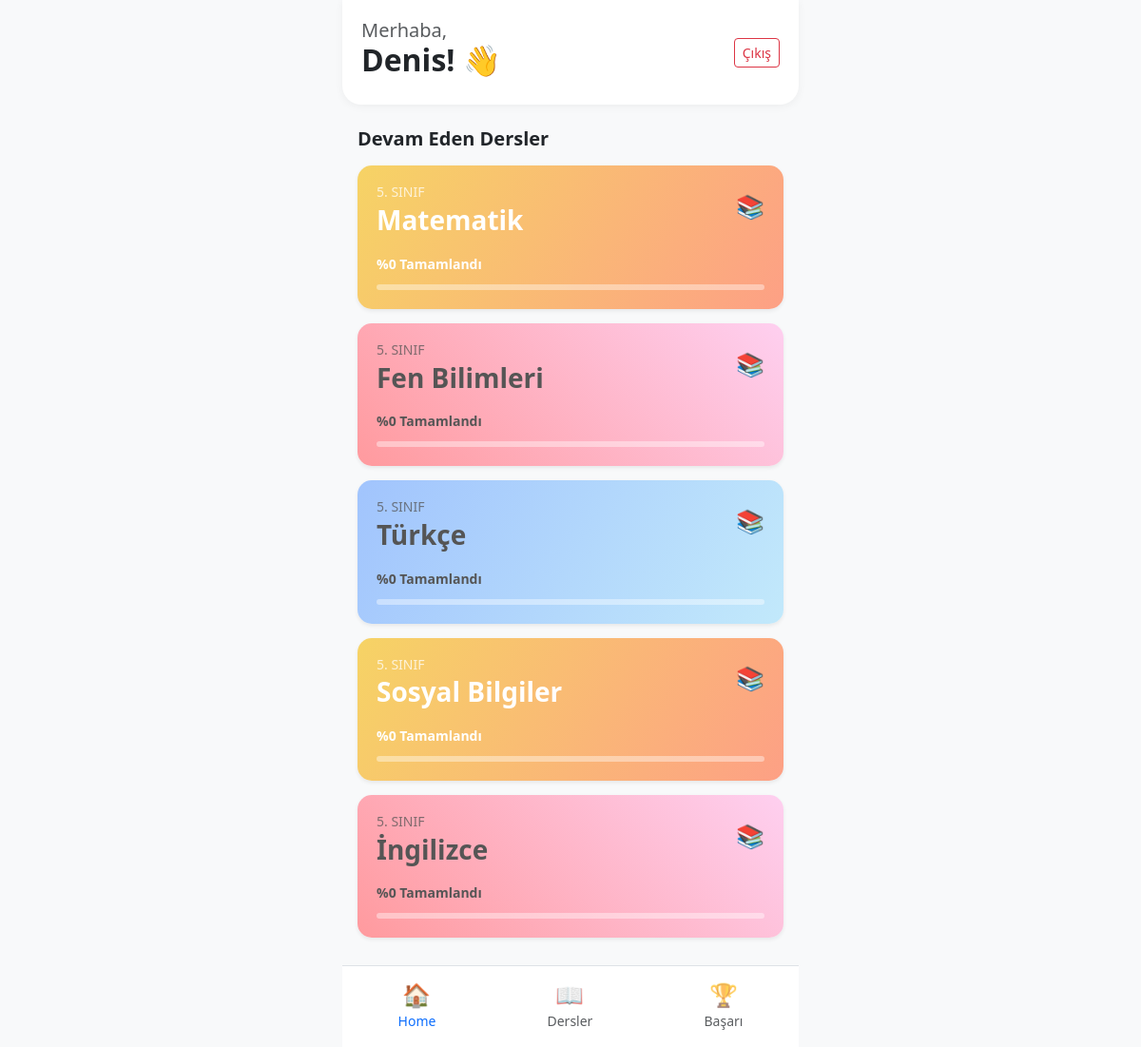
Screenshot of /home (signed in) with the database file from the repository.
### app/models.py (models this page shows, shortened)
class Student(db.Model):
    __tablename__ = 'students'
    student_id = db.Column(db.Integer, primary_key=True)
    name = db.Column(db.String(50), nullable=False)
    last_name = db.Column(db.String(50), nullable=False)
    email = db.Column(db.String(100), unique=True, nullable=False)
    password_hash = db.Column(db.String(128), nullable=False)
    city_id = db.Column(db.Integer, db.ForeignKey('cities.city_id'), nullable=False)
    birth_date = db.Column(db.Date)
    grade = db.Column(db.Integer)
    account_type = db.Column(db.String(50), default='Free')
    adaptive_state = db.relationship('AdaptiveState', backref='student', uselist=False)

class Course(db.Model):
    __tablename__ = 'courses'
    course_id = db.Column(db.Integer, primary_key=True)
    course_name = db.Column(db.String(100), nullable=False)
    grade_level = db.Column(db.Integer)
    source_link = db.Column(db.Text)
    modules = db.relationship('Module', backref='course', lazy=True)

### app/student.py (the view)
@student_bp.route('/home')
def home():
    if 'user_id' not in session: return redirect(url_for('student.login'))
    user = Student.query.get(session['user_id'])
    user_name = user.name
    all_courses = Course.query.filter_by(grade_level=user.grade).all()
    courses_data = []
    for c in all_courses:
        progress = calculate_progress(session['user_id'], course_id=c.course_id)
        courses_data.append({
            "course_id": c.course_id,
            "course_name": c.course_name,
            "grade_level": c.grade_level,
            "progress": progress
        })
    return render_template('home.html', user_name=user_name, courses=courses_data)

### app/templates/home.html (shortened to what this page needs)
<!DOCTYPE html>
<html lang="tr">
<head>
    <link href="https://cdn.jsdelivr.net/npm/bootstrap@5.3.0/dist/css/bootstrap.min.css" rel="stylesheet">
</head>
<body>
<div class="container" style="max-width: 480px; padding: 0;">
    <div class="header d-flex justify-content-between align-items-center mb-4">
        <div>
            <h5 class="text-muted mb-0">Merhaba,</h5>
            <h2 class="fw-bold">{{ user_name }}! 👋</h2>
        </div>
        <a href="{{ url_for('student.logout') }}" class="btn btn-sm btn-outline-danger">Çıkış</a>
    </div>
    <div class="px-3">
        <h5 class="fw-bold mb-3">Devam Eden Dersler</h5>
        {% for course in courses %}
        <a href="{{ url_for('student.course_detail', course_id=course.course_id) }}" class="text-decoration-none">
            <div class="card course-card shadow-sm
                {% if loop.index % 3 == 1 %}bg-gradient-orange
                {% elif loop.index % 3 == 2 %}bg-gradient-pink
                {% else %}bg-gradient-blue{% endif %}">
                <div class="d-flex justify-content-between align-items-center">
                    <div>
                        <h6 class="text-uppercase small mb-1 opacity-75">{{ course.grade_level }}. Sınıf</h6>
                        <h3 class="fw-bold mb-0">{{ course.course_name }}</h3>
                    </div>
                    <span class="h4">📚</span>
                </div>
                <div class="mt-3">
                    <small class="fw-bold">%{{ course.progress }} Tamamlandı</small>
                    <div class="progress">
                    </div>
                </div>
            </div>
        </a>
        {% endfor %}
    </div>
    <div class="fixed-bottom bg-white border-top py-3 d-flex justify-content-around" style="max-width: 480px; margin: 0 auto;">
        <a href="{{ url_for('student.home') }}" class="text-decoration-none text-primary text-center">
            <span class="h4">🏠</span><br><small>Home</small>
        </a>
        <div class="text-center text-muted"><span class="h4">📖</span><br><small>Dersler</small></div>
        <a href="{{ url_for('student.achievements') }}" class="text-decoration-none text-muted text-center">
            <span class="h4">🏆</span><br><small>Başarı</small>
        </a>
    </div>

### app/templates/home.html (style rules this page uses)
body { background-color: #f8f9fa; padding-bottom: 100px; }
.header { background-color: #fff; padding: 20px; border-bottom-left-radius: 20px; border-bottom-right-radius: 20px; box-shadow: 0 2px 10px rgba(0,0,0,0.05); }
.course-card { border-radius: 15px; padding: 20px; color: white; margin-bottom: 15px; position: relative; overflow: hidden; border: none; }
.bg-gradient-pink { background: linear-gradient(45deg, #ff9a9e 0%, #fecfef 99%, #fecfef 100%); color: #555; }
.bg-gradient-orange { background: linear-gradient(120deg, #f6d365 0%, #fda085 100%); }
.bg-gradient-blue { background: linear-gradient(120deg, #a1c4fd 0%, #c2e9fb 100%); color: #555; }
.progress { height: 6px; background-color: rgba(255,255,255,0.4); margin-top: 10px; }

### rows the page displays
Student: name "Denis"
Course: grade_level "5", course_name "Matematik", progress "0"
Course: grade_level "5", course_name "Fen Bilimleri", progress "0"
Course: grade_level "5", course_name "Türkçe", progress "0"
Course: grade_level "5", course_name "Sosyal Bilgiler", progress "0"
Course: grade_level "5", course_name "İngilizce", progress "0"
